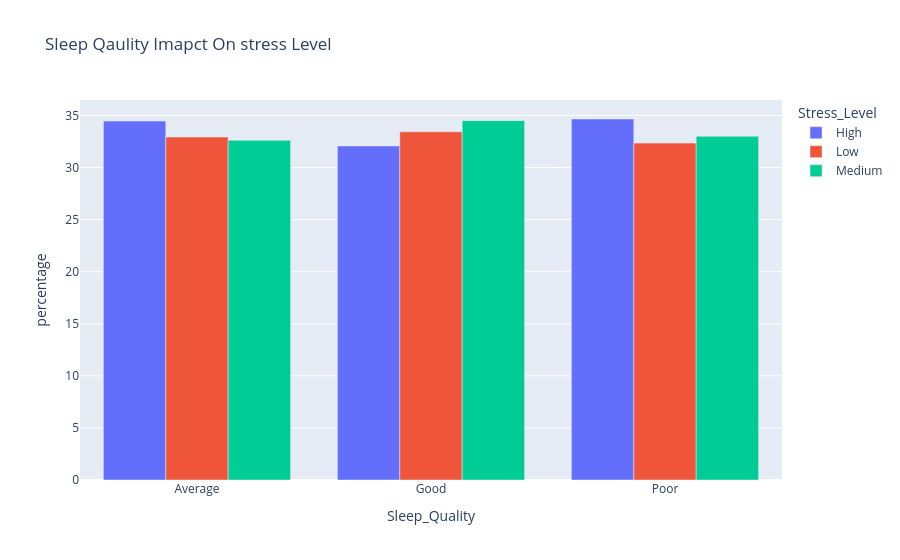

Notebook code for this chart:
### Code cell
fig=px.bar(df_sleepstress, x='Sleep_Quality', y='percentage', color='Stress_Level', barmode='group', title='Sleep Qaulity Imapct On stress Level')
fig.show()

### Figure 1 — Plotly figure (JSON) as saved in the notebook; plotly's stock layout.template omitted (floating-point values rounded to 4 significant figures)
{"data": [{"alignmentgroup": "True", "hovertemplate": "Stress_Level=High<br>Sleep_Quality=%{x}<br>percentage=%{y}<extra></extra>", "legendgroup": "High", "marker": {"color": "#636efa", "pattern": {"shape": ""}}, "name": "High", "offsetgroup": "High", "orientation": "v", "showlegend": true, "textposition": "auto", "type": "bar", "x": ["Average", "Good", "Poor"], "xaxis": "x", "y": [34.46, 32.07, 34.66], "yaxis": "y"}, {"alignmentgroup": "True", "hovertemplate": "Stress_Level=Low<br>Sleep_Quality=%{x}<br>percentage=%{y}<extra></extra>", "legendgroup": "Low", "marker": {"color": "#EF553B", "pattern": {"shape": ""}}, "name": "Low", "offsetgroup": "Low", "orientation": "v", "showlegend": true, "textposition": "auto", "type": "bar", "x": ["Average", "Good", "Poor"], "xaxis": "x", "y": [32.92, 33.43, 32.34], "yaxis": "y"}, {"alignmentgroup": "True", "hovertemplate": "Stress_Level=Medium<br>Sleep_Quality=%{x}<br>percentage=%{y}<extra></extra>", "legendgroup": "Medium", "marker": {"color": "#00cc96", "pattern": {"shape": ""}}, "name": "Medium", "offsetgroup": "Medium", "orientation": "v", "showlegend": true, "textposition": "auto", "type": "bar", "x": ["Average", "Good", "Poor"], "xaxis": "x", "y": [32.62, 34.5, 33.0], "yaxis": "y"}], "layout": {"barmode": "group", "legend": {"title": {"text": "Stress_Level"}, "tracegroupgap": 0}, "title": {"text": "Sleep Qaulity Imapct On stress Level"}, "xaxis": {"anchor": "y", "domain": [0, 1], "title": {"text": "Sleep_Quality"}}, "yaxis": {"anchor": "x", "domain": [0, 1], "title": {"text": "percentage"}}}}
